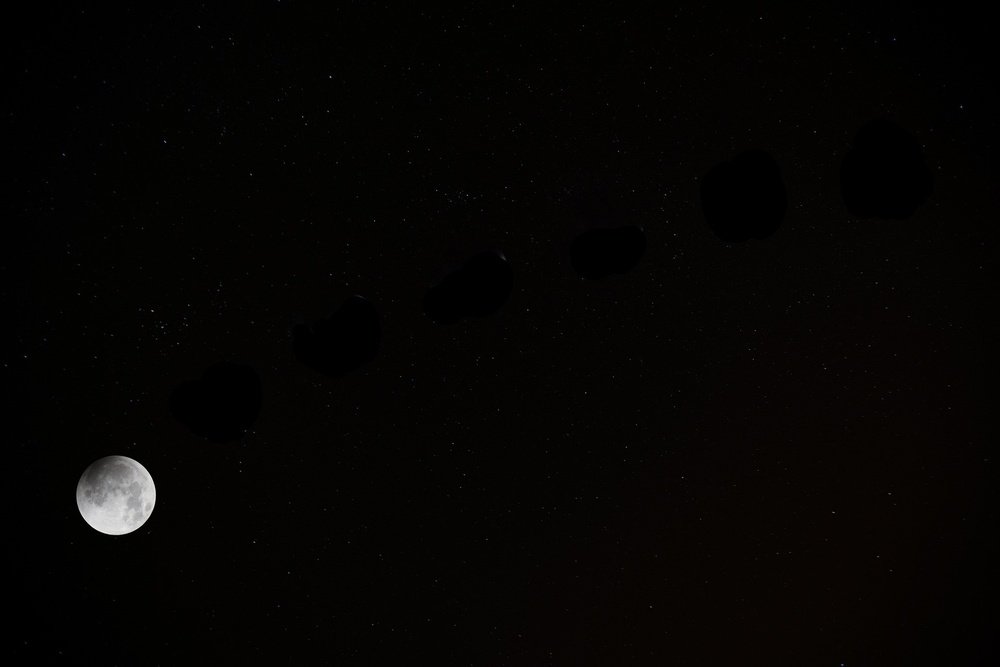
%> input picture lunar/lunar1.jpg, 1000 x 667 px, shrunk from 1920 x 1280 before the run; its folder holds 4 pictures in this run
$ octave --eval "result = BenchmarkImages;"   (GNU Octave 9; MATLAB toolbox functions it lacks are replaced by stand-ins)
%> lines starting %> are read from the running program, lines starting %| are printed output that depends on the picture
### ReadImages.m
function images = ReadImages(dirName, imageNames)
%> called with dirName = 'lunar'
    % Returns a cell array of the opened images in the specified directory
    % Input:    dirName  - the name of the directory containing images
    %           imageNames - a cell array of image names to read
    % Output:   a cell array of images
    % Author:   Matt Moran

    % preallocate images cell array
    images = cell(1, length(imageNames));

    % determine the image paths
    imagePaths = fullfile(dirName, imageNames);

    % loop through all imageNames, opening each file
    for i = 1:length(imageNames)
        images{i} = imread(imagePaths{i});
    end
end

### RemoveAction.m
function output = RemoveAction(images)
    % Combines the stack of images, removing the differences
    % Input:    a cell array of images to combine
    % Output:   the image without action
    % Author:   Matt Moran

    % Inspired by https://stackoverflow.com/questions/5197597/how-to-average-over-a-cell-array-of-arrays

    % convert images to a 4D matrix (from cell array)
    images = cat(4, images{:});

    % average matrix across the 4th dimension (stack of images)
    output = median(images, 4);
end

### ActionShot.m
function output = ActionShot(images)
    % Combines the stack of images, keeping the differences
    % Input:    a cell array of images to combine
    % Output:   the combined action shot image
    % Author:   Matt Moran

    % convert to a 4D matrix - looks like
    %   [Y, X, RGB, N] where N is the image number
    images = cat(4, images{:});
    [numY, numX, ~, ~] = size(images);
%> numY = 667; numX = 1000

    % average matrix across the 4th dimension (stack of images)
    medianImage = median(images, 4);

    % find 'most different (from median)' pixels in the stack of images
    % int32 to avoid overflow
    subtractedImages = int32(images) - int32(medianImage);
    % calculate differences
    % sI.*sI is 64% faster than sI.^2
    distances = sum(subtractedImages .* subtractedImages, 3);
    % find indexes of 'most different' pixel
    [~, indexes] = max(distances, [], 4);
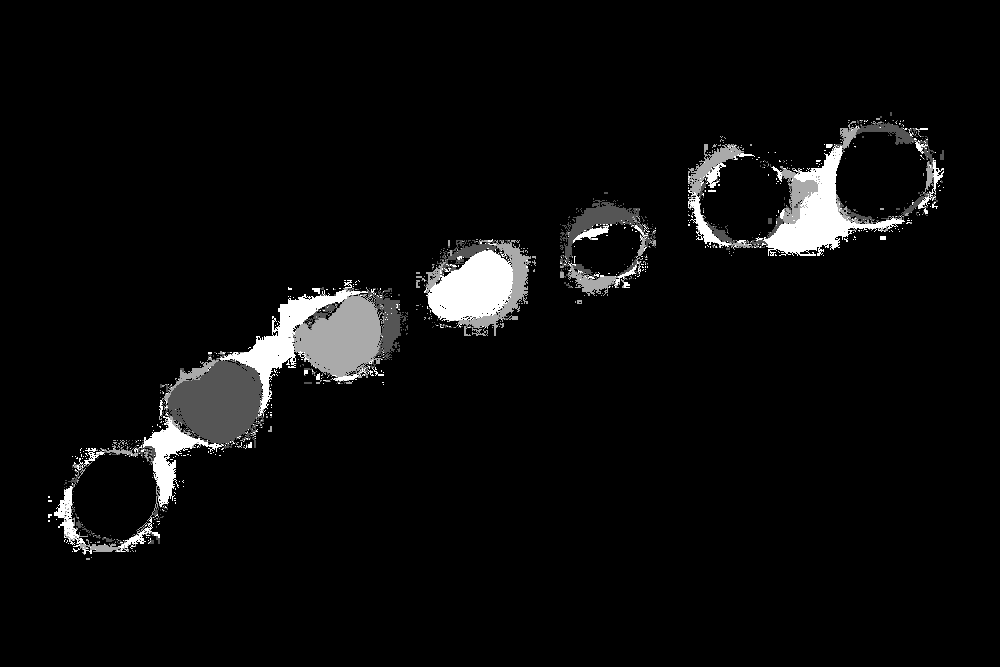
%> indexes: size 667x1000 double; min 1, max 4, mean 1.14; drawn with min black and max white

    % convert 2D matrix index into linear index
    % https://stackoverflow.com/questions/57649949/indexing-a-4d-array-with-a-2d-matrix-of-indicies
    % line 40: creates a 2D array (for a 2x4 image, ans=[1 3 5 7; 2 4 6 8]
    % line 41: creates a 3D (for a 2x4 image, ans=[0 8 16] in the 3rd dimension)
    % line 42: makes `indexes` zero-based, then multiplies it by the total number of pixels in each layer
    % line 40 + 41: added together to get a unique index for each color component for each pixel
    % line 40 + 41 + 42: added together to get the indexes for each pixel which we want to select
    numPixels = numY*numX;
%> numPixels = 667000
    linearIndex = reshape(1:numPixels, numY, numX) ...
        + reshape((0:2)*numPixels, 1, 1, []) ...
        + (indexes-1)*numPixels*3;
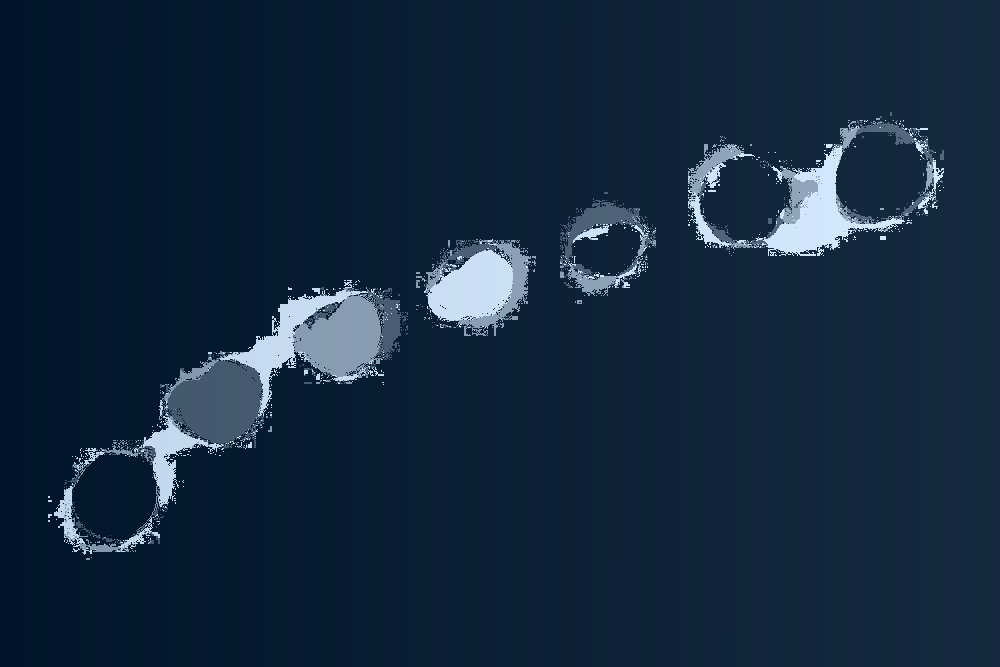
%> linearIndex: size 667x1000x3 double; mean R, G, B 605597.5, 1272597.5, 1939597.5; drawn with min black and max white

    % select 'most different' pixels from images
    output = images(linearIndex);
end

### GenerateImageList.m
function imageNames = GenerateImageList(dirName, fileType)
    % Returns a cell array of the names of images in the specified directory
    % Input:    dirName  - the name of the directory containing images
    %           fileType - the image extension (e.g. 'png', or 'jpg')
    % Output:   a cell array of image names
    % Author:   Matt Moran

    % any file that ends with fileType, e.g. *.png
    imagePattern = ['*.' fileType];

    % get all files that match the pattern
    images = dir(fullfile(dirName, imagePattern));

    % extract names
    imageNames = { images.name };
end

### BenchmarkImages.m
function seconds = BenchmarkImages()
    tic

    % setup variables
    dirname = 'lunar';
    fileType = 'jpg';

    % open images
    imageNames = GenerateImageList(dirname, fileType);
    images = ReadImages(dirname, imageNames);

    % Remove unwanted data from the sequence of images
    RemoveAction(images);

    % Create an action shot from the sequence of images
    ActionShot(images);

    seconds = toc;
end
